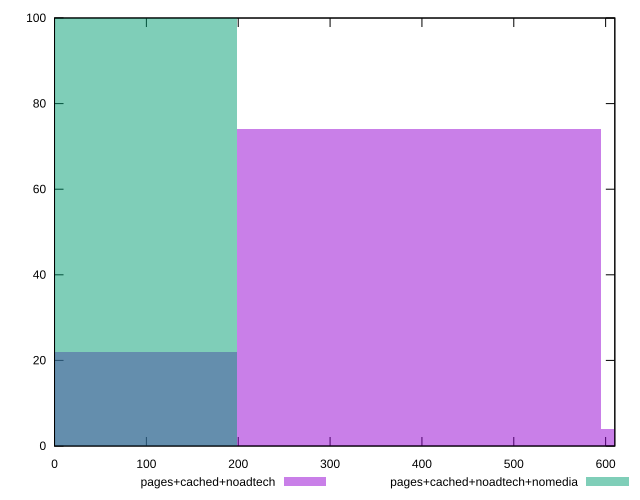

Write gnuplot code to recreate this figure.
reset

$pagesCachedNoadtech <<EOF
396.56864544084584 74
0 22
793.1372908816917 4
EOF

$pagesCachedNoadtechNomedia <<EOF
0 100
EOF

set key outside below
set boxwidth 396.56864544084584
set xrange [0:610]
set yrange [0:100]
set trange [0:100]
set style fill transparent solid 0.5 noborder
set terminal svg size 640, 500 enhanced background rgb 'white'
set output "report_00014_2021-02-09T15:56:05.503Z/uses-webp-images/comparison/histogram/2_vs_3.svg"

plot $pagesCachedNoadtech title "pages+cached+noadtech" with boxes, \
     $pagesCachedNoadtechNomedia title "pages+cached+noadtech+nomedia" with boxes

reset
